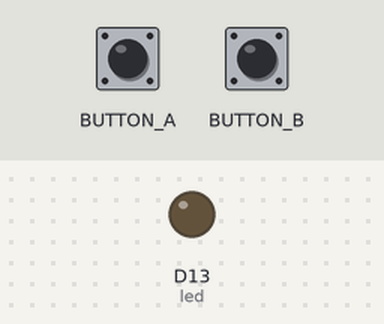
The program below on a simulated Circuit Playground running CircuitPython. On the bench: output pins drawn as LEDs (lit = HIGH). Inputs (shaded band) come from the test bench.

Above: at 1.2 s.
1.3 s: button A pressed for 0.15 s
At 2.5 s:
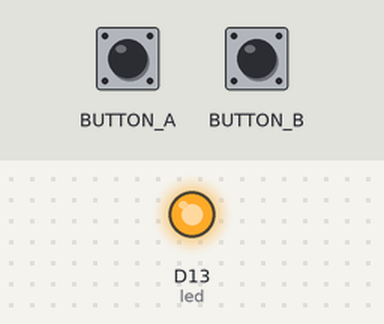
2.9 s: button B pressed for 0.15 s
At 3.9 s:
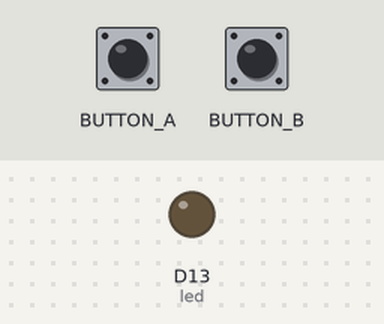
4.5 s: button A pressed for 1 s
At 5.1 s:
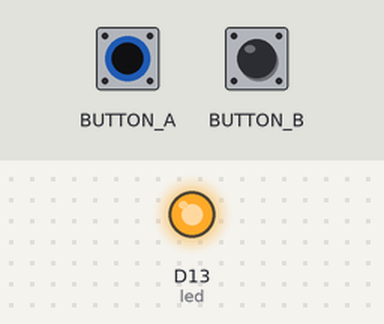
Timing chart, 0 to 7.5 s (numbered marks = the images above; inputs shaded):
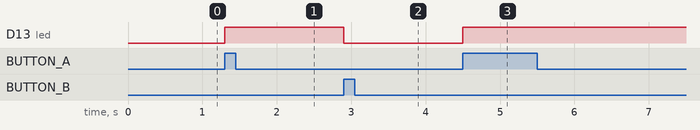

The program:

code.py
```python
# CircuitPython Demo - USB/Serial echo

import board
import busio
import digitalio

led = digitalio.DigitalInOut(board.D13)
led.direction = digitalio.Direction.OUTPUT

buttonA = digitalio.DigitalInOut(board.BUTTON_A)
buttonA.direction = digitalio.Direction.INPUT

buttonB = digitalio.DigitalInOut(board.BUTTON_B)
buttonB.direction = digitalio.Direction.INPUT

uart = busio.UART(board.TX, board.RX, baudrate=9600)

while True:
    if buttonA.value:
        led.value = True
        uart.write("1")

    if buttonB.value:
        led.value = False
        uart.write("0")
```

Measured:
- after the input at 1.3 s, D13 (led): LOW → HIGH at once
- after the input at 2.9 s, D13 (led): HIGH → LOW at once
- after the input at 4.5 s, D13 (led): LOW → HIGH at once
